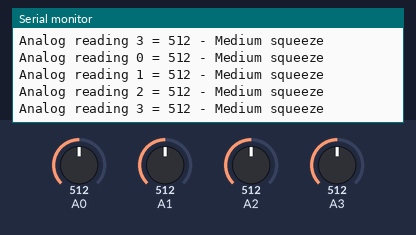
A sketch run on a simulated Arduino Leonardo, built with avr-gcc and run on an emulated ATmega32U4. On the bench: the last lines printed to the serial monitor. Inputs (shaded band) come from the test bench; at power-on: A0 = 512, A1 = 512, A2 = 512, A3 = 512. USB keyboard and mouse output is not drawn.

Above: at 1.8 s.
1.9 s: A0 set to 490
4.5 s: A1 set to 810
At 5.6 s:
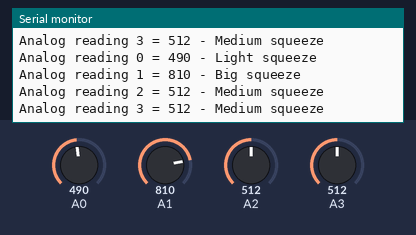
7.5 s: A2 set to 190
At 8.5 s:
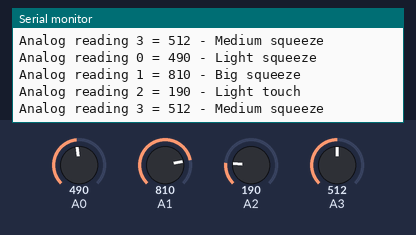
10.5 s: A3 set to 487
At 11.8 s:
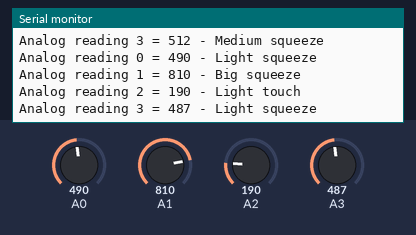
12.0 s: A0 set to 510
13.5 s: A1 set to 790
At 14.9 s:
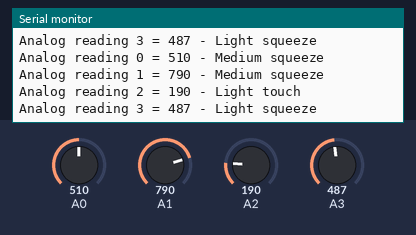
Timing chart, 0 to 16.0 s (numbered marks = the images above; inputs shaded):
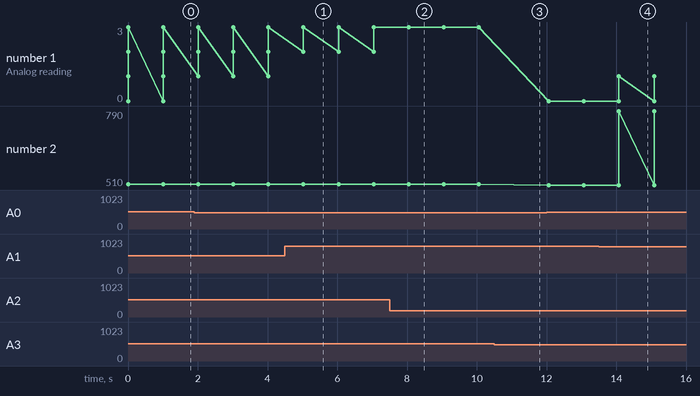

The sketch:

fsr.ino
```cpp
/* FSR DDR Pad Controller

Connect one end of FSR to power, the other end to Analog 0.
Then connect one end of a 10K resistor from Analog 0 to ground .
And so on for how ever many buttons you require.

Initial code from www.ladyada.net/learn/sensors/fsr.html */

#include "Keyboard.h"

int fsrPins[] = {0,1,2,3};
int fsrReadings[4];
int keyPress[] = {KEY_UP_ARROW, KEY_DOWN_ARROW, KEY_LEFT_ARROW, KEY_RIGHT_ARROW};

void setup(void) {
  // We'll send debugging information via the Serial monitor
  Serial.begin(9600);
  Keyboard.begin();
}

void loop(void) {

  for (int i = 0; i < 4; i++) {
    fsrReadings[i] = analogRead(fsrPins[i]);
    Serial.print("Analog reading ");
    Serial.print(i);
    Serial.print(" = ");
    Serial.print(fsrReadings[i]);     // the raw analog reading

    // We'll have a few threshholds, qualitatively determined
    if (fsrReadings[i] < 10) {
      Serial.println(" - No pressure");
      Keyboard.release(keyPress[i]);
    } else if (fsrReadings[i] < 200) {
      Serial.println(" - Light touch");
    } else if (fsrReadings[i] < 500) {
      Serial.println(" - Light squeeze");
    } else if (fsrReadings[i] < 800) {
      Serial.println(" - Medium squeeze");
    } else {
      Serial.println(" - Big squeeze");
      Keyboard.press(keyPress[i]);
    }

 }
  Serial.println("\n");
  delay(1000);

}
```

Measured:
- the behaviour switches between 500 and 499 on A3 (found by bisection; images 2 and 3)
- after the input at 4.5 s, the serial monitor: prints a new line after 0.53 s (image 1)
- after the input at 7.5 s, the serial monitor: prints a new line after 0.55 s (image 2)
- after the input at 10.5 s, the serial monitor: prints a new line after 0.56 s (image 3)
- after the input at 13.5 s, the serial monitor: prints a new line after 0.58 s (image 4)
- plotted number 2: 512 → 510 after the input at 12.0 s, 510 → 790 after the input at 13.5 s
